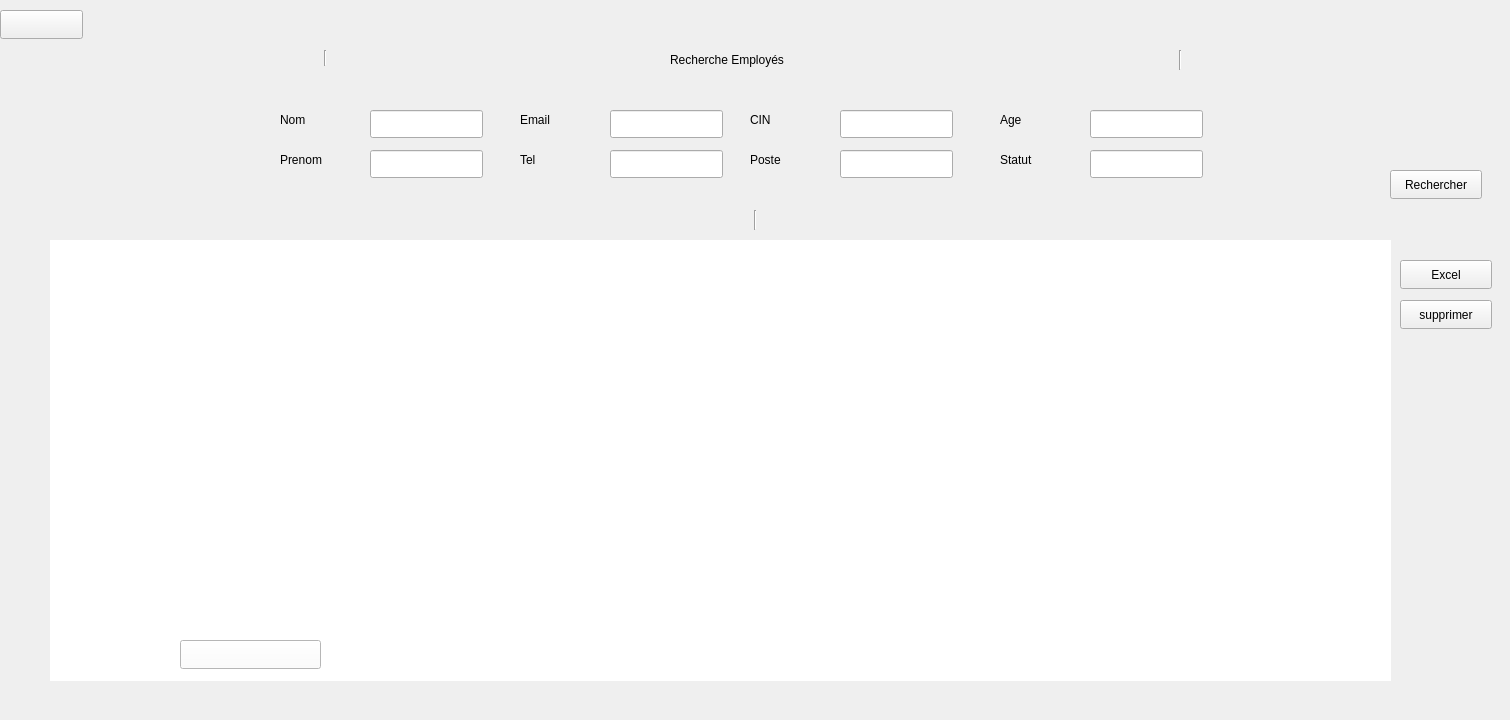
        <widget class="QWidget" name="page_4">
         <widget class="QFrame" name="frame_6">
          <property name="geometry">
           <rect>
            <x>10</x>
            <y>40</y>
            <width>1491</width>
            <height>671</height>
           </rect>
          </property>
          <property name="styleSheet">
           <string notr="true"/>
          </property>
          <property name="frameShape">
           <enum>QFrame::NoFrame</enum>
          </property>
          <widget class="QLineEdit" name="lineEdit">
           <property name="geometry">
            <rect>
             <x>360</x>
             <y>70</y>
             <width>113</width>
             <height>28</height>
            </rect>
           </property>
           <property name="styleSheet">
            <string notr="true"/>
           </property>
          </widget>
          <widget class="QLabel" name="label_20">
           <property name="geometry">
            <rect>
             <x>270</x>
             <y>70</y>
             <width>63</width>
             <height>20</height>
            </rect>
           </property>
           <property name="text">
            <string>Nom</string>
           </property>
          </widget>
          <widget class="QLabel" name="label_21">
           <property name="geometry">
            <rect>
             <x>270</x>
             <y>110</y>
             <width>63</width>
             <height>20</height>
            </rect>
           </property>
           <property name="text">
            <string>Prenom</string>
           </property>
          </widget>
          <widget class="QLineEdit" name="lineEdit_2">
           <property name="geometry">
            <rect>
             <x>360</x>
             <y>110</y>
             <width>113</width>
             <height>28</height>
            </rect>
           </property>
           <property name="styleSheet">
            <string notr="true"/>
           </property>
          </widget>
          <widget class="QLineEdit" name="lineEdit_4">
           <property name="geometry">
            <rect>
             <x>600</x>
             <y>110</y>
             <width>113</width>
             <height>28</height>
            </rect>
           </property>
           <property name="styleSheet">
            <string notr="true"/>
           </property>
          </widget>
          <widget class="QLabel" name="label_22">
           <property name="geometry">
            <rect>
             <x>510</x>
             <y>70</y>
             <width>63</width>
             <height>20</height>
            </rect>
           </property>
           <property name="text">
            <string>Email</string>
           </property>
          </widget>
          <widget class="QLineEdit" name="lineEdit_5">
           <property name="geometry">
            <rect>
             <x>600</x>
             <y>70</y>
             <width>113</width>
             <height>28</height>
            </rect>
           </property>
           <property name="styleSheet">
            <string notr="true"/>
           </property>
          </widget>
          <widget class="QLabel" name="label_23">
           <property name="geometry">
            <rect>
             <x>510</x>
             <y>110</y>
             <width>63</width>
             <height>20</height>
            </rect>
           </property>
           <property name="text">
            <string>Tel</string>
           </property>
          </widget>
          <widget class="QLineEdit" name="lineEdit_7">
           <property name="geometry">
            <rect>
             <x>830</x>
             <y>110</y>
             <width>113</width>
             <height>28</height>
            </rect>
           </property>
           <property name="styleSheet">
            <string notr="true"/>
           </property>
          </widget>
          <widget class="QLabel" name="label_24">
           <property name="geometry">
            <rect>
             <x>740</x>
             <y>70</y>
             <width>63</width>
             <height>20</height>
            </rect>
           </property>
           <property name="text">
            <string>CIN</string>
           </property>
          </widget>
          <widget class="QLineEdit" name="lineEdit_8">
           <property name="geometry">
            <rect>
             <x>830</x>
             <y>70</y>
             <width>113</width>
             <height>28</height>
            </rect>
           </property>
           <property name="styleSheet">
            <string notr="true"/>
           </property>
          </widget>
          <widget class="QLabel" name="label_32">
           <property name="geometry">
            <rect>
             <x>740</x>
             <y>110</y>
             <width>63</width>
             <height>20</height>
            </rect>
           </property>
           <property name="text">
            <string>Poste</string>
           </property>
          </widget>
          <widget class="Line" name="line_2">
           <property name="geometry">
            <rect>
             <x>30</x>
             <y>170</y>
             <width>1431</width>
             <height>20</height>
            </rect>
           </property>
           <property name="orientation">
            <enum>Qt::Vertical</enum>
           </property>
          </widget>
          <widget class="QPushButton" name="pushButton_26">
           <property name="geometry">
            <rect>
             <x>1380</x>
             <y>130</y>
             <width>92</width>
             <height>29</height>
            </rect>
           </property>
           <property name="styleSheet">
            <string notr="true"/>
           </property>
           <property name="text">
            <string>Rechercher</string>
           </property>
          </widget>
          <widget class="QFrame" name="frame_7">
           <property name="geometry">
            <rect>
             <x>0</x>
             <y>0</y>
             <width>1491</width>
             <height>41</height>
            </rect>
           </property>
           <property name="styleSheet">
            <string notr="true"/>
           </property>
           <property name="frameShape">
            <enum>QFrame::NoFrame</enum>
           </property>
           <widget class="QLabel" name="label_33">
            <property name="geometry">
             <rect>
              <x>660</x>
              <y>10</y>
              <width>201</width>
              <height>20</height>
             </rect>
            </property>
            <property name="text">
             <string>Recherche Employés</string>
            </property>
           </widget>
           <widget class="Line" name="line_3">
            <property name="geometry">
             <rect>
              <x>40</x>
              <y>10</y>
              <width>551</width>
              <height>16</height>
             </rect>
            </property>
            <property name="orientation">
             <enum>Qt::Vertical</enum>
            </property>
           </widget>
           <widget class="Line" name="line_4">
            <property name="geometry">
             <rect>
              <x>870</x>
              <y>10</y>
              <width>601</width>
              <height>20</height>
             </rect>
            </property>
            <property name="orientation">
             <enum>Qt::Vertical</enum>
            </property>
           </widget>
          </widget>
          <widget class="QTableView" name="tableWidget_employes">
           <property name="geometry">
            <rect>
             <x>40</x>
             <y>200</y>
             <width>1341</width>
             <height>441</height>
            </rect>
           </property>
           <property name="contextMenuPolicy">
            <enum>Qt::NoContextMenu</enum>
           </property>
           <property name="styleSheet">
            <string notr="true"/>
           </property>
           <property name="frameShape">
            <enum>QFrame::NoFrame</enum>
           </property>
           <property name="editTriggers">
            <set>QAbstractItemView::NoEditTriggers</set>
           </property>
           <property name="selectionMode">
            <enum>QAbstractItemView::NoSelection</enum>
           </property>
           <property name="selectionBehavior">
            <enum>QAbstractItemView::SelectItems</enum>
           </property>
          </widget>
          <widget class="QPushButton" name="pushButton_6">
           <property name="geometry">
            <rect>
             <x>1390</x>
             <y>220</y>
             <width>92</width>
             <height>29</height>
            </rect>
           </property>
           <property name="styleSheet">
            <string notr="true"/>
           </property>
           <property name="text">
            <string>Excel</string>
           </property>
          </widget>
          <widget class="QPushButton" name="pushButton_7">
           <property name="geometry">
            <rect>
             <x>1390</x>
             <y>260</y>
             <width>92</width>
             <height>29</height>
            </rect>
           </property>
           <property name="styleSheet">
            <string notr="true"/>
           </property>
           <property name="text">
            <string>supprimer</string>
           </property>
          </widget>
          <widget class="QLabel" name="label_34">
           <property name="geometry">
            <rect>
             <x>990</x>
             <y>70</y>
             <width>63</width>
             <height>20</height>
            </rect>
           </property>
           <property name="text">
            <string>Age</string>
           </property>
          </widget>
          <widget class="QLineEdit" name="lineEdit_3">
           <property name="geometry">
            <rect>
             <x>1080</x>
             <y>70</y>
             <width>113</width>
             <height>28</height>
            </rect>
           </property>
           <property name="styleSheet">
            <string notr="true"/>
           </property>
          </widget>
          <widget class="QLineEdit" name="lineEdit_6">
           <property name="geometry">
            <rect>
             <x>1080</x>
             <y>110</y>
             <width>113</width>
             <height>28</height>
            </rect>
           </property>
           <property name="styleSheet">
            <string notr="true"/>
           </property>
          </widget>
          <widget class="QLabel" name="label_35">
           <property name="geometry">
            <rect>
             <x>990</x>
             <y>110</y>
             <width>63</width>
             <height>20</height>
            </rect>
           </property>
           <property name="text">
            <string>Statut</string>
           </property>
          </widget>
          <widget class="QLabel" name="label_36">
           <property name="geometry">
            <rect>
             <x>52</x>
             <y>209</y>
             <width>1321</width>
             <height>421</height>
            </rect>
           </property>
           <property name="text">
            <string/>
           </property>
           <property name="pixmap">
            <pixmap>:/images/table.png</pixmap>
           </property>
           <property name="scaledContents">
            <bool>true</bool>
           </property>
          </widget>
          <widget class="QPushButton" name="pushButton_27">
           <property name="geometry">
            <rect>
             <x>170</x>
             <y>600</y>
             <width>141</width>
             <height>29</height>
            </rect>
           </property>
           <property name="styleSheet">
            <string notr="true">background-color: rgb(255, 255, 255);</string>
           </property>
           <property name="text">
            <string/>
           </property>
          </widget>
         </widget>
         <widget class="QPushButton" name="pushButton_28">
          <property name="geometry">
           <rect>
            <x>0</x>
            <y>10</y>
            <width>83</width>
            <height>29</height>
           </rect>
          </property>
          <property name="text">
           <string/>
          </property>
          <property name="icon">
           <iconset theme="QIcon::ThemeIcon::EditUndo">
            <normaloff>../../../../GExamen/GExamen</normaloff>../../../../GExamen/GExamen</iconset>
          </property>
         </widget>
        </widget>
